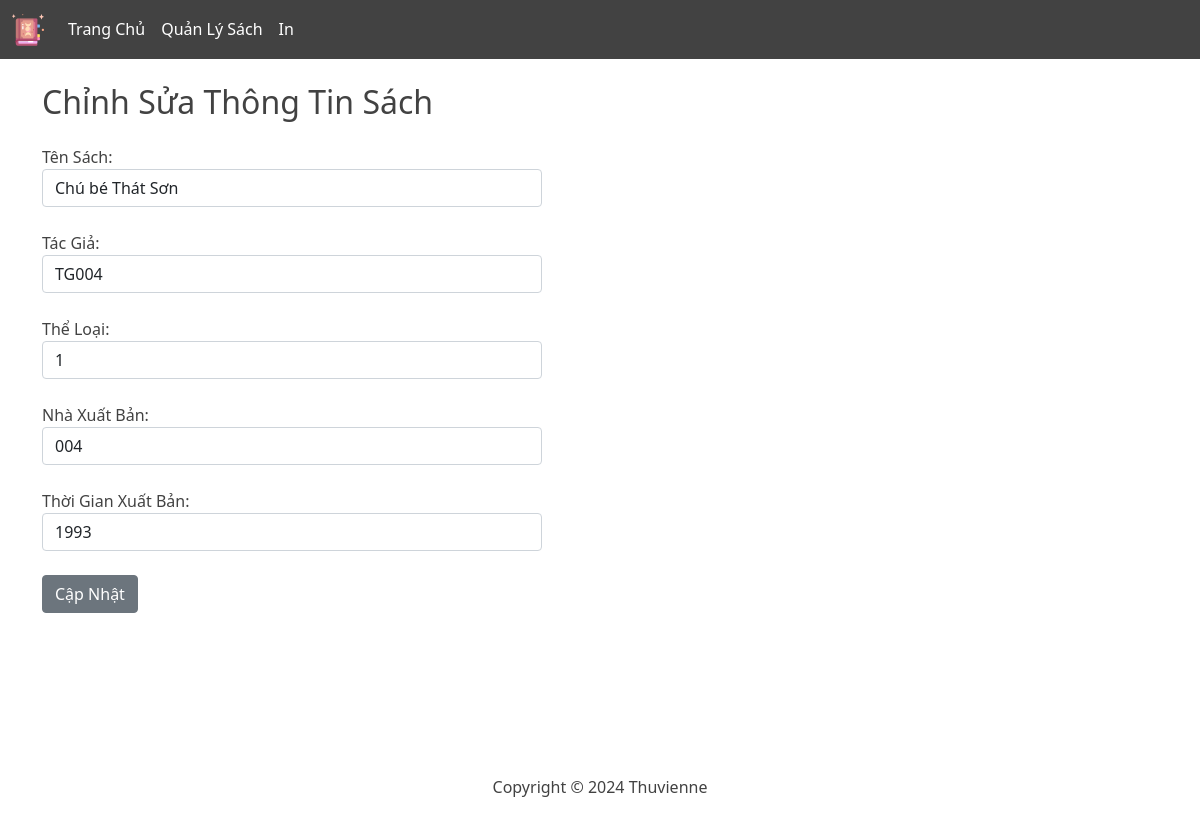
Page /pages/admin/edit.php?id=114 on the committed database.
### tables this page shows
CREATE TABLE `sach` (
  `MA_SACH` int(11) NOT NULL,
  `STT_THELOAI` int(11) NOT NULL,
  `MA_NXB` char(10) NOT NULL,
  `MA_TG` char(10) NOT NULL,
  `TEN_SACH` varchar(20) NOT NULL,
  `TGXB` year(4) NOT NULL
);

### public/pages/admin/edit.php (the view, shortened to what this page needs)
<?php
require __DIR__ . '/../../../src/db/db_connect.php';
$id = $_GET['id'] ?? null;
if ($_SERVER['REQUEST_METHOD'] == 'GET') {
    try {
        $query = "SELECT * FROM SACH WHERE MA_SACH = :id";
        $stmt = $pdo->prepare($query);
        $stmt->bindParam(':id', $id, PDO::PARAM_INT);
        $stmt->execute();
        $sach = $stmt->fetch(PDO::FETCH_ASSOC);
    } catch (PDOException $e) {
        echo "Lỗi khi truy vấn cơ sở dữ liệu: " . $e->getMessage();
        exit;
    }
}
?>
<!DOCTYPE html>
<html lang="en">
<head>
    <?php require __DIR__ . '/../../../src/partials/header.php'; ?>
</head>
<body>
<?php require __DIR__ . '/../../../src/partials/sub-header--admin.php' ?>
    <main class="container mt-4">
        <h2>Chỉnh Sửa Thông Tin Sách</h2>
        <form method="POST">
            <div class="form-group">
                <label for="ten_sach">Tên Sách:</label>
                <input type="text" class="form-control" id="ten_sach" name="ten_sach" value="<?= htmlspecialchars($sach['TEN_SACH']) ?>">
            </div>
            <div class="form-group">
                <label for="ten_tg">Tác Giả:</label>
                <input type="text" class="form-control" id="ten_tg" name="ten_tg" value="<?= htmlspecialchars($sach['MA_TG']) ?>">
            </div>
            <div class="form-group">
                <label for="ten_theloai">Thể Loại:</label>
                <input type="text" class="form-control" id="ten_theloai" name="ten_theloai" value="<?= htmlspecialchars($sach['STT_THELOAI']) ?>">
            </div>
            <div class="form-group">
                <label for="ten_nxb">Nhà Xuất Bản:</label>
                <input type="text" class="form-control" id="ten_nxb" name="ten_nxb" value="<?= htmlspecialchars($sach['MA_NXB']) ?>">
            </div>
            <div class="form-group">
                <label for="tgxb">Thời Gian Xuất Bản:</label>
                <input type="year(4)" class="form-control" id="tgxb" name="tgxb" value="<?= htmlspecialchars($sach['TGXB']??'') ?>">
            </div>
            <button type="submit" class="btn btn-secondary mt-4">Cập Nhật</button>
        </form>
    </main>
<?php require __DIR__ . '/../../../src/partials/footer.php'; ?>
</body>
</html>

### rows in the picture
sach: ten_sach "Chú bé Thát Sơn", ten_tg "TG004", ten_theloai "1", ten_nxb "004", tgxb "1993"
